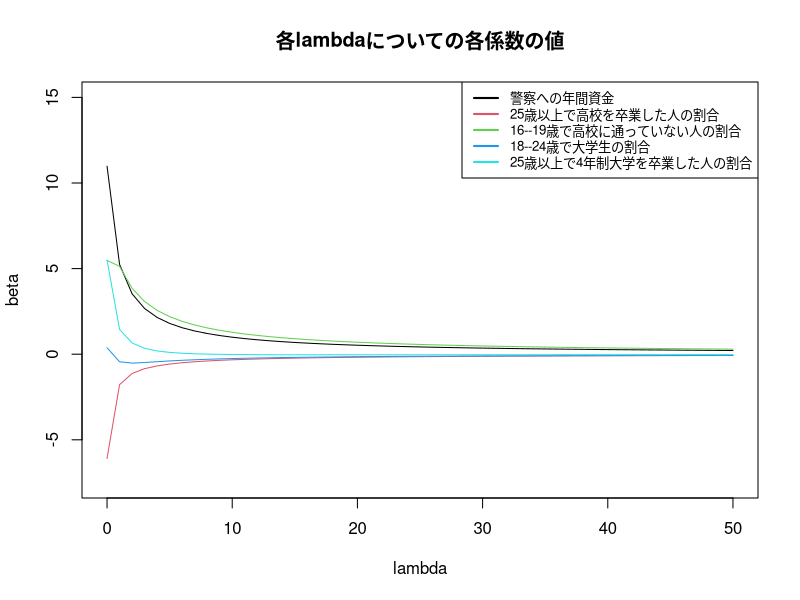
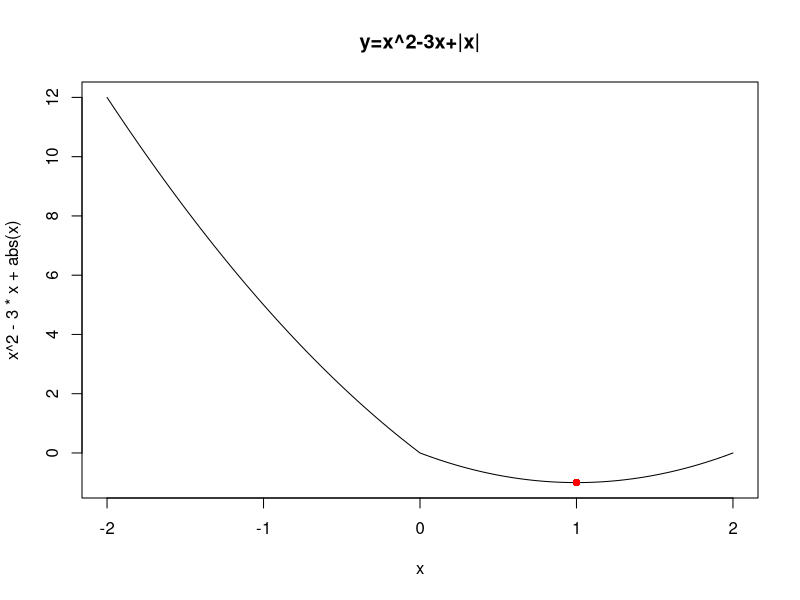
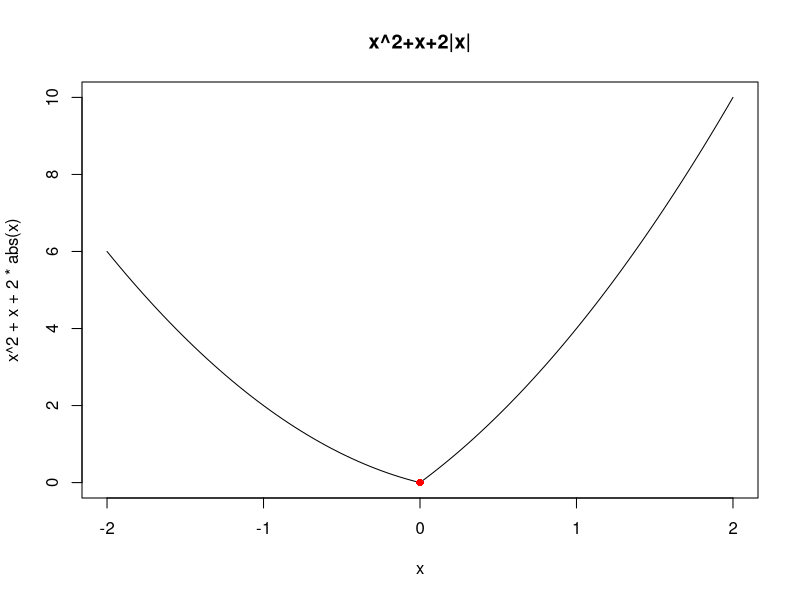
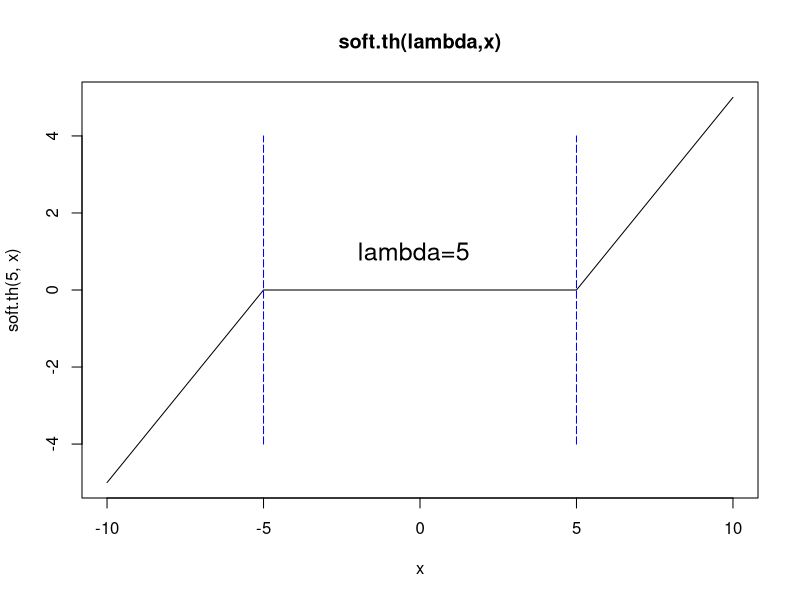
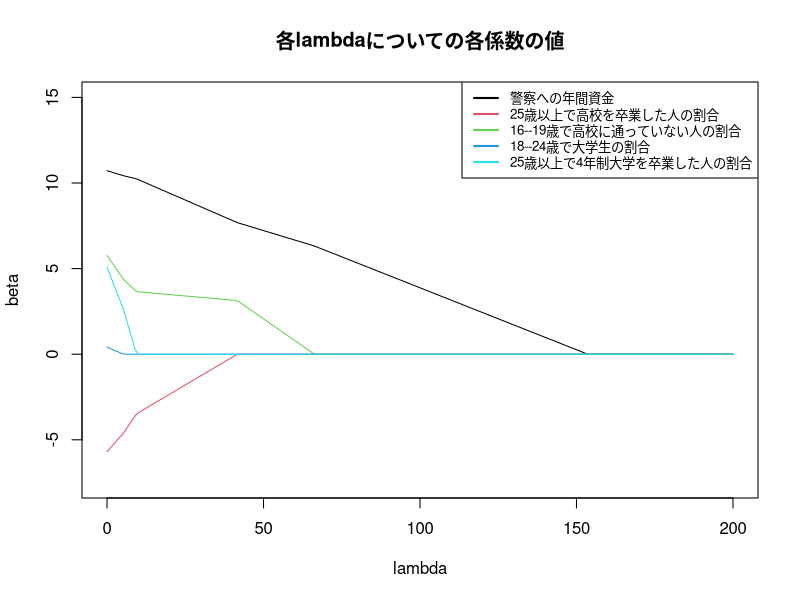
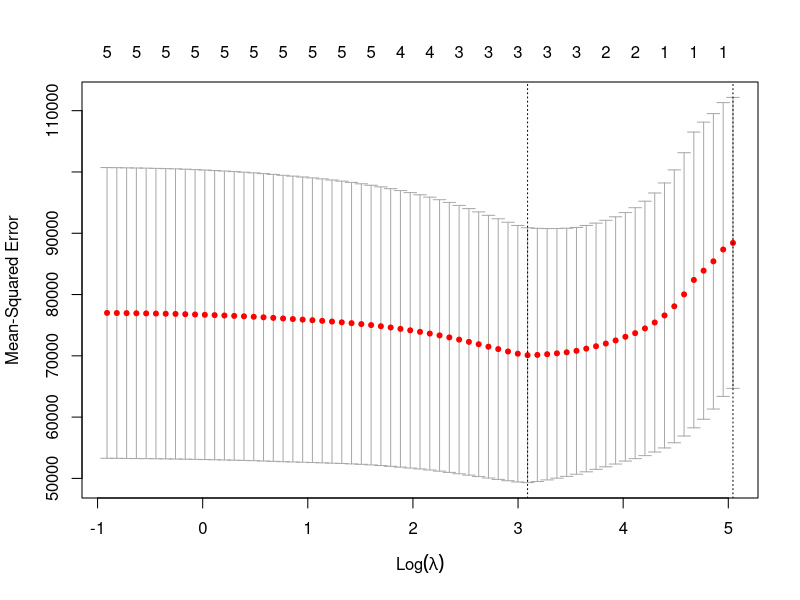

These figures' R source, in order:
# 第５章 正則化
## 5.1 Ridge

ridge=function(X, y, lambda=0){
  X=as.matrix(X); p=ncol(X); n=length(y); X.bar=array(dim=p); s=array(dim=p)
  for(j in 1:p){X.bar[j]=mean(X[,j]);X[,j]=X[,j]-X.bar[j];};
  for(j in 1:p){s[j]=sd(X[,j]);X[,j]=X[,j]/s[j]};
  y.bar=mean(y); y=y-y.bar
  beta=drop(solve(t(X)%*%X+n*lambda*diag(p))%*%t(X)%*%y)
  for(j in 1:p)beta[j]=beta[j]/s[j]
  beta.0= y.bar-sum(X.bar*beta)
  return(list(beta=beta, beta.0=beta.0))
}
df=read.table("crime.txt"); x=df[,3:7]; y=df[,1]; p=ncol(x);
lambda.seq=seq(0,50); 
plot(lambda.seq, xlim=c(0,50), ylim=c(-7.5,15),
      xlab="lambda",ylab="beta",main="各lambdaについての各係数の値", type="n", col="red")
for(j in 1:p){
  coef.seq=NULL; for(lambda in lambda.seq)coef.seq=c(coef.seq,ridge(x,y,lambda)$beta[j])
  par(new=TRUE); lines(lambda.seq,coef.seq, col=j)
}
legend("topright",legend=c("警察への年間資金","25歳以上で高校を卒業した人の割合",
    "16--19歳で高校に通っていない人の割合","18--24歳で大学生の割合",
    "25歳以上で4年制大学を卒業した人の割合"), col=1:p, lwd=2, cex =.8)

## 5.2 劣微分
curve(x^2-3*x+abs(x), -2,2, main="y=x^2-3x+|x|"); points(1,-1, col="red", pch=16)
curve(x^2+x+2*abs(x), -2,2, main="x^2+x+2|x|"); points(0,0, col="red", pch=16)


## 5.3 Lasso
soft.th=function(lambda,x)sign(x)*pmax(abs(x)-lambda,0)
curve(soft.th(5,x),-10,10, main="soft.th(lambda,x)")
segments(-5,-4,-5,4, lty=5, col="blue"); segments(5,-4,5,4, lty=5, col="blue")
text(-0.2,1,"lambda=5",cex=1.5)

lasso=function(X, y, lambda=0){
  X=as.matrix(X); p=ncol(X); n=length(y); X.bar=array(dim=p); s=array(dim=p)
  for(j in 1:p){X.bar[j]=mean(X[,j]);X[,j]=X[,j]-X.bar[j];}; 
  for(j in 1:p){s[j]=sd(X[,j]);X[,j]=X[,j]/s[j]} 
  y.bar=mean(y); y=y-y.bar
  eps=1; beta=array(0, dim=p); beta.old=array(0, dim=p)
  while(eps>0.001){
      for(j in 1:p){
        r= y-X[,-j]%*%beta[-j]
        beta[j]= soft.th(lambda,sum(r*X[,j])/n)
      }
      eps=max(abs(beta-beta.old)); beta.old=beta
  }
  for(j in 1:p)beta[j]=beta[j]/s[j] 
  beta.0= y.bar-sum(X.bar*beta)
  return(list(beta=beta, beta.0=beta.0))
}
df=read.table("crime.txt"); x=df[,3:7]; y=df[,1]; p=ncol(x);
lambda.seq=seq(0,200);
plot(lambda.seq, xlim=c(0,200), ylim=c(-7.5,15),
xlab="lambda",ylab="beta",main="各lambdaについての各係数の値", type="n", col="red")
for(j in 1:p){
   coef.seq=NULL; for(lambda in lambda.seq)coef.seq=c(coef.seq,lasso(x,y,lambda)$beta[j])
   par(new=TRUE); lines(lambda.seq,coef.seq, col=j)
}
legend("topright",legend=
    c("警察への年間資金","25歳以上で高校を卒業した人の割合",
    "16--19歳で高校に通っていない人の割合","18--24歳で大学生の割合",
    "25歳以上で4年制大学を卒業した人の割合"), col=1:p, lwd=2, cex =.8)

## 5.5 λ の値の設定
library(glmnet)
df=read.table("crime.txt"); X=as.matrix(df[,3:7])
cv.fit=cv.glmnet(X,y); 
plot(cv.fit)
lambda.min=cv.fit$lambda.min; 
lambda.min
fit=glmnet(X,y,lambda=lambda.min); 
fit$beta
